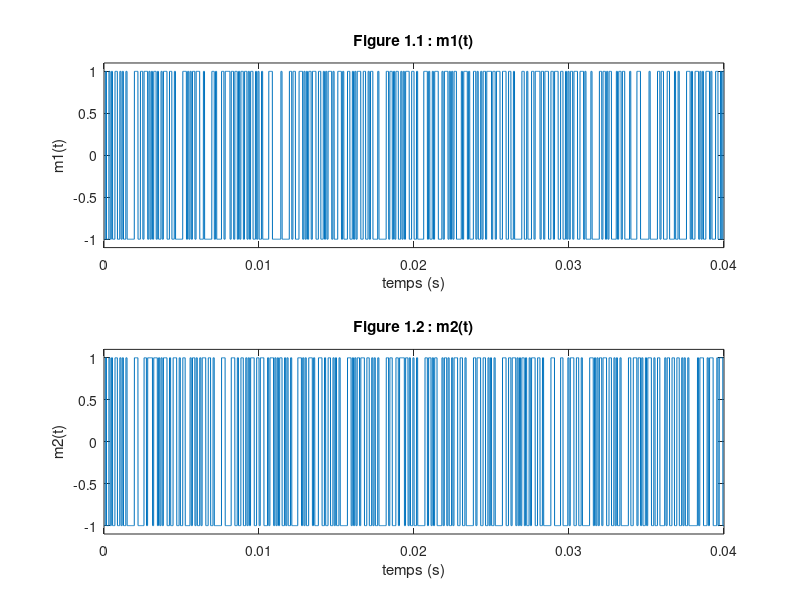
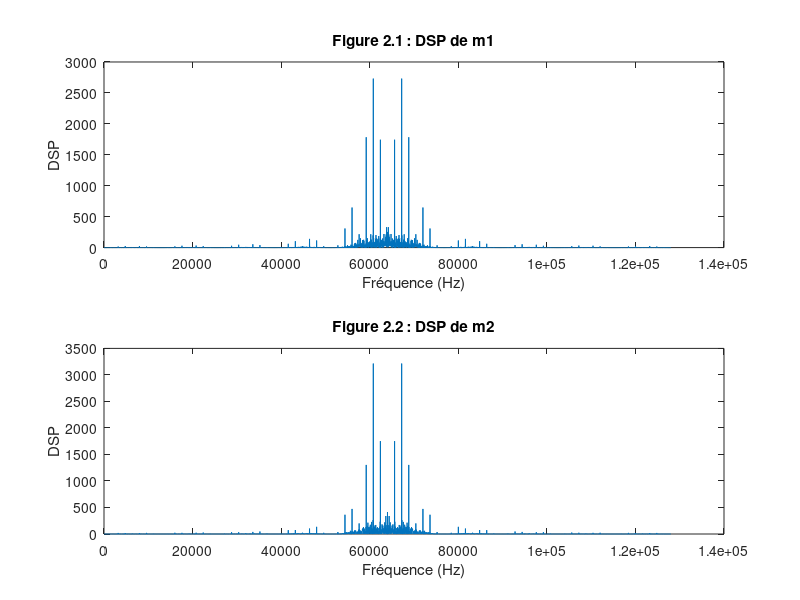
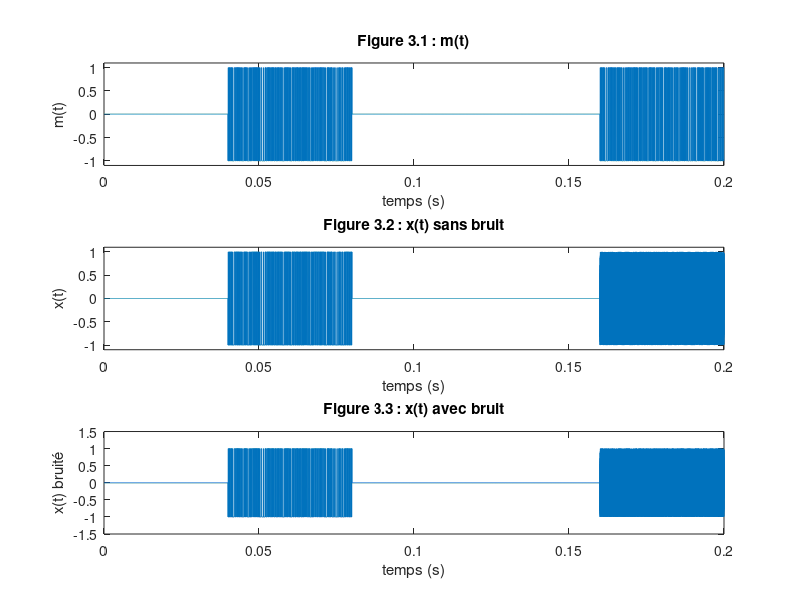
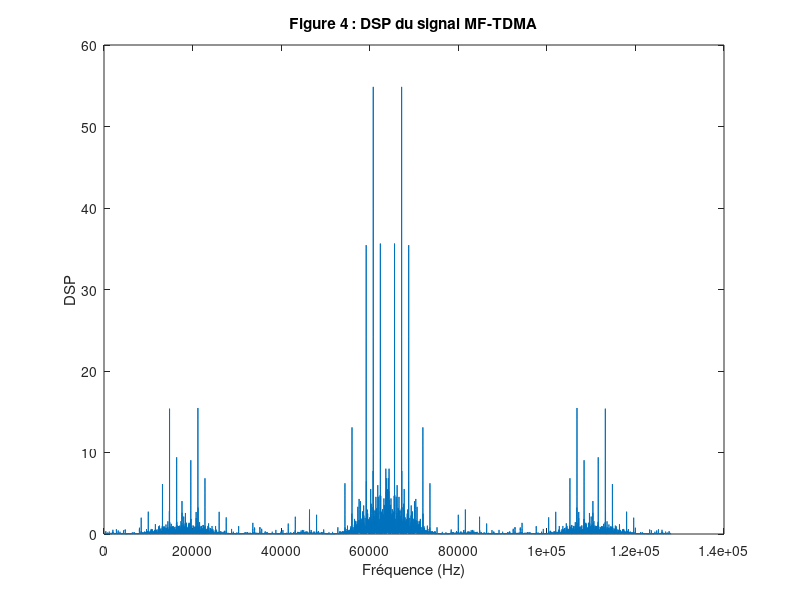

MATLAB code for these plots, in order: (Note: this script raises an error after producing the figures.)
close all 
clear all
load donnees1.mat
load donnees2.mat

% Déclaration des données
T=0.04;
Fe=128000;
Te=1/Fe;
N=length(bits_utilisateur1);
Ts=T/N; %Nombre d'echantillons par bit separés par Te
Ns=Ts/Te;
fp1=0;
fp2=46000;
temps_total=5*T;
N_tot=N*Ns*5;

% Implantation 
% Question 2
m1=kron(2*bits_utilisateur1-1,ones(1,Ns));
m2=kron(2*bits_utilisateur2-1,ones(1,Ns));
temps=[1:length(m1)]/Fe;
figure(1); subplot(2,1,1); plot(temps, m1);
title('Figure 1.1 : m1(t)')
ylim([-1.1 1.1]);
ylabel('m1(t)')
xlabel('temps (s)')
figure(1); subplot(2,1,2); plot(temps,m2);
ylim([-1.1 1.1]);
title('Figure 1.2 : m2(t)')
ylabel('m2(t)')
xlabel('temps (s)')

% Question 3  Densité spectrale de puissance de m1 et m2
f1=fft(m1);
Sx=(abs(f1).^2)/N;
figure(2); subplot(2,1,1); plot(linspace(0,Fe,length(Sx)), fftshift(Sx));
title('Figure 2.1 : DSP de m1')
xlabel('Fréquence (Hz)')
ylabel('DSP')

f2=fft(m2);
Sx2=(abs(f2).^2)/N;
figure(2); subplot(2,1,2); plot(linspace(0,Fe,length(Sx2)), fftshift(Sx2));
title('Figure 2.2 : DSP de m2')
xlabel('Fréquence (Hz)')
ylabel('DSP')


% Construction du signal MF-TDMA

% message brut
slot_vide=zeros(1,N*Ns);
t=[0:Te:temps_total-Te];
figure(3); subplot(3,1,1); plot(t,[slot_vide m1 slot_vide slot_vide m2]);
ylim([-1.1 1.1]);
title('Figure 3.1 : m(t)')
ylabel('m(t)')
xlabel('temps (s)')

% signal non bruité
slot_vide=zeros(1,N*Ns);
slot_m1=m1;
c2=cos(2*pi*fp2*temps+2*pi*rand);
slot_m2=m2.*c2;
x=[slot_vide slot_m1 slot_vide slot_vide slot_m2];
figure(3); subplot(3,1,2); plot(t,x);
ylim([-1.1 1.1]);
title('Figure 3.2 : x(t) sans bruit')
ylabel('x(t)')
xlabel('temps (s)')

% signal bruité
PS=mean(abs(x).^2); %puissance du signal x
SNR_db=100; %rapport de puissance signal/bruit souhaité
PB= PS*10^(-SNR_db/10); % Puissance du bruit à ajouter
sigma=sqrt(PB); %amplitude maximale du bruit
bruit=sigma*randn(1,N_tot); 
x=x+bruit; %x bruité
figure(3); subplot(3,1,3); plot(t,x);
ylim([-1.5 1.5]);
title('Figure 3.3 : x(t) avec bruit')
ylabel('x(t) bruité')
xlabel('temps (s)')

% Question 3
X=fft(x);
dsp_signal=(abs(X).^2)/(N_tot);
figure(4); plot(linspace(0,Fe,length(dsp_signal)), fftshift(dsp_signal));
title('Figure 4 : DSP du signal MF-TDMA')
ylabel('DSP')
xlabel('Fréquence (Hz)')

% Mise en place du recepteur MF-TDMA

% Démultpilexage des porteuses

% Synthèse du filtre passe-bas

N201=100; % Ordre 201
k=[-N201:N201];
fc=30000; % fréquence de coupure choisie
h_bas=2*Te*fc*sinc(2*fc*Te*k); % réponse impulsionnelle
H_bas=fft(h_bas); % réponse en fréquence

% Affichage pour le filtre passe-bas
figure(5); subplot(2,1,1); plot(k,h_bas)
title('Figure 5 : réponse impulsionnelle du filtre passe-bas')
ylabel('Filtre passe-bas')
xlabel('Fréquence (Hz)')
figure(5); subplot(2,1,2); plot(linspace(-Fe/2,Fe/2,length(H_bas)),fftshift(H_bas));
title('Figure 5 : réponse en fréquence du filtre passe-bas')
ylabel('Filtre passe-bas')
xlabel('Fréquence (Hz)')

mod_filtre_bas=abs(H_bas);
figure(6); plot(linspace(-Fe/2,Fe/2,length(dsp_signal)), fftshift(dsp_signal));
hold on 
plot(linspace(-Fe/2,Fe/2,length(mod_filtre_bas)),55*fftshift(mod_filtre_bas));
title('Figure 6 : densité spectrale de puissance et module de la réponse en fréquence du filtre passe-bas')
xlabel('Fréquence (Hz)')

message_bas=conv(x,h_bas,'same');
figure(7); plot(t,message_bas);
title('Figure 7 : Message filtré avec un filtre passe-bas')
xlabel('temps(s)')

% Synthese du filtre passe-haut 

dirac=zeros(1,length(k));
dirac(N201+1)=1;
h_haut=dirac-h_bas; % réponse impulsionnelle du filtre passe-haut
H_haut=fft(h_haut); % réponse en fréquence du filtre passe-haut

% Affichage pour le filtre passe-haut
figure(8); subplot(2,1,1); plot(k,h_haut)
title('Figure 8 : réponse impulsionnelle du filtre passe-haut')
ylabel('Filtre passe-haut')
xlabel('Fréquence (Hz)')
figure(8); subplot(2,1,2); plot(linspace(-Fe/2,Fe/2,length(H_haut)),fftshift(H_haut));
title('Figure 8 : réponse en fréquence du filtre passe-haut')
ylabel('Filtre passe-haut')
xlabel('Fréquence (Hz)')

mod_filtre_haut=abs(H_haut);
figure(9); plot(linspace(-Fe/2,Fe/2,length(dsp_signal)), fftshift(dsp_signal));
hold on 
plot(linspace(-Fe/2,Fe/2,length(mod_filtre_haut)),20*fftshift(mod_filtre_haut));
title('Figure 9 : densité spectrale de puissance et module de la réponse en fréquence du filtre passe-haut')
xlabel('Fréquence (Hz)')

message_haut=conv(x,h_haut,'same'); 
figure(10); plot(t,message_haut);
title('Figure 10 : Message filtré avec un filtre passe-haut')
xlabel('temps(s)')

% Retour en bande de base 

message_haut=message_haut.*[c2 c2 c2 c2 c2]; % retour en bande de base sur chacun des slots séparemment
message_haut=conv(message_haut,h_bas,'same'); % passage par le filtre passe-bas


% Récupération et restitution des messages

% message 1 (basses fréquences)

max=[0 0];
for i=0:4
    if mean(abs(message_bas(i*N*Ns+1:(i+1)*N*Ns)))>max(1) % moyenne de la valeur absolue di signal 
        max=[mean(abs(message_bas(i*N*Ns+1:(i+1)*N*Ns))) i]; % récupération du maximum
    end
end
% Démodulation du premier message
x1_detecte=message_bas(max(2)*N*Ns+1:(max(2)+1)*N*Ns);
SignalFiltre_bas=conv(x1_detecte,ones(1,Ns),'same');
SignalEchantillonne_bas=SignalFiltre_bas(1:Ns:end);
BitsRecuperes_bas=(sign(SignalEchantillonne_bas)+1)/2;

% message 2 (hautes fréquences)

max=[0 0];
for i=0:4
    if mean(abs(message_haut(i*N*Ns+1:(i+1)*N*Ns)))>max(1)  % moyenne de la valeur absolue du signal
        max=[mean(abs(message_haut(i*N*Ns+1:(i+1)*N*Ns))) i]; % récupération du maximum
    end
end
% Démodulation du deuxième message
x2_detecte=message_haut(max(2)*N*Ns+1:(max(2)+1)*N*Ns);
SignalFiltre_haut=conv(x2_detecte,ones(1,Ns),'same');
SignalEchantillonne_haut=SignalFiltre_haut(1:Ns:end);
BitsRecuperes_haut=(sign(SignalEchantillonne_haut)+1)/2;

bin2str(BitsRecuperes_bas)
bin2str(BitsRecuperes_haut)

